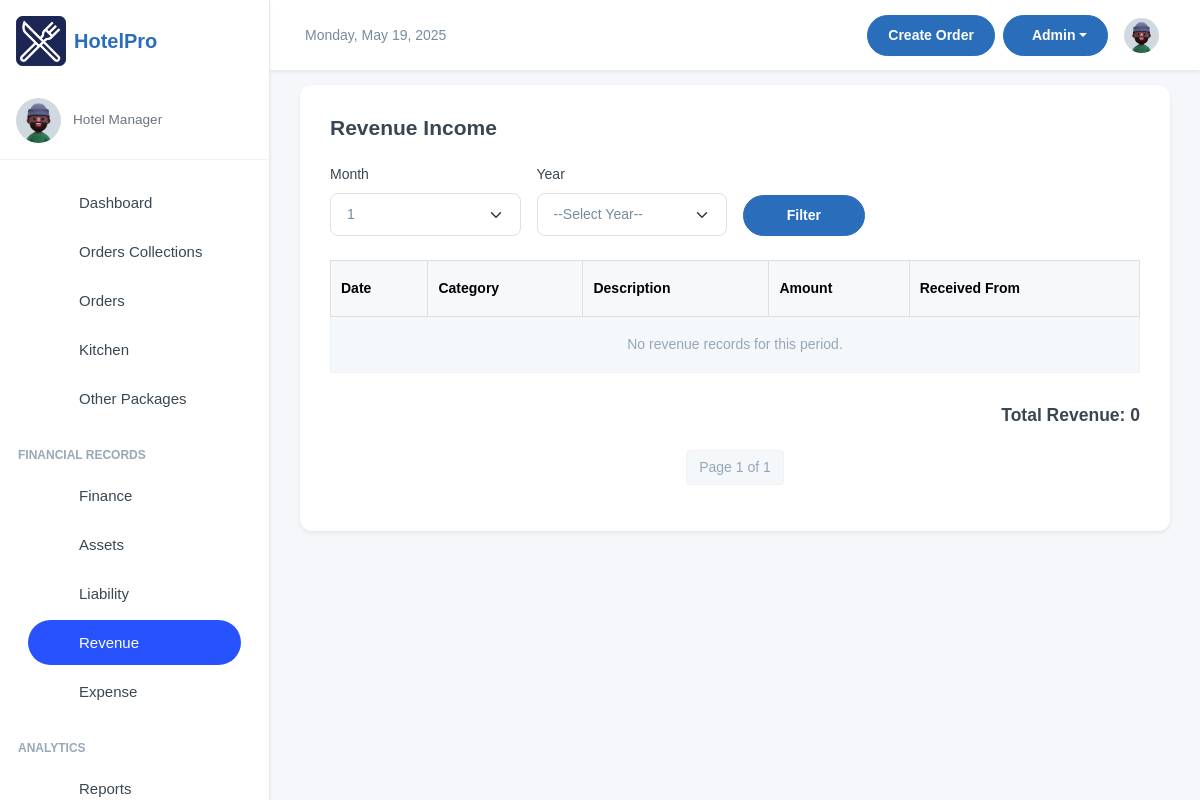
Before: /finance/all-revenue/ (signed in) with the older database file.
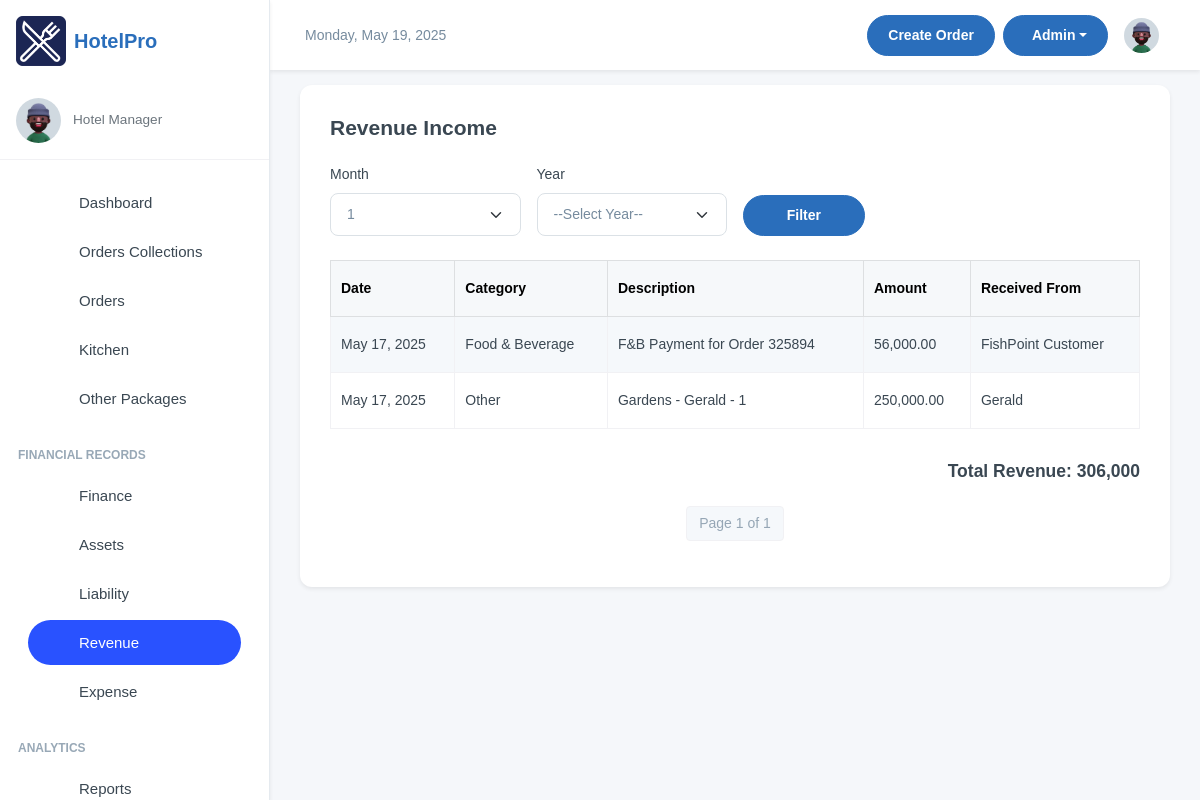
After: the same page with the newer database file.
### finance/models.py (models this page shows, shortened)
class Revenue(models.Model):
    REVENUE_CHOICES = [
        ('rooms', 'Rooms'),
        ('fnb', 'Food & Beverage'),
        ('party', 'Party'),
        ('other', 'Other')
    ]
    description = models.CharField(max_length=255)
    amount = models.DecimalField(max_digits=12, decimal_places=2)
    date = models.DateField()
    category = models.CharField(max_length=100, blank=True, null=True, choices=REVENUE_CHOICES)
    attachment = models.FileField(upload_to='attachments/%Y/%m/%d/', blank=True, null=True)
    is_active = models.BooleanField(default=True)
    received_from = models.CharField(max_length=30, default="staff")
    created_by = models.ForeignKey(settings.AUTH_USER_MODEL, on_delete=models.SET_NULL,
                                   null=True, blank=True, related_name='+')
    updated_by = models.ForeignKey(settings.AUTH_USER_MODEL, on_delete=models.SET_NULL,
                                   null=True, blank=True, related_name='+')

### finance/views.py (the view)
# urls.py: path('all-revenue/', views.revenue, name='revenue'),
@login_required(login_url='/user/login/')
def revenue(request):
    selected_month = request.GET.get('month')
    selected_year = request.GET.get('year')
    revenue_list = Revenue.objects.filter(is_active=True).order_by('-date')
    if selected_month and selected_year:
        revenue_list = revenue_list.filter(
            date__year=selected_year,
            date__month=selected_month
        )
    total_revenue = revenue_list.aggregate(total=Sum('amount'))['total'] or 0
    paginator = Paginator(revenue_list, 10)
    page_number = request.GET.get('page')
    revenue_page = paginator.get_page(page_number)
    context = {
        "revenue_list": revenue_page,
        "total_revenue": total_revenue,
        "selected_month": selected_month,
        "selected_year": selected_year,
    }
    return render(request, "revenue.html", context)

### finance/templatetags/custom_filters.py (called while the page is built)
@register.filter
def to(value, arg):
    return range(int(value), int(arg) + 1)

@register.filter
def get_range(start, end):
    return range(start, end)

### finance/templates/revenue.html (shortened to what this page needs)
{% extends 'base.html' %}
{% load humanize %}
{% load custom_filters %}
{% block content %}
<div class="card shadow-sm">
    <div class="card-body">
        <div class="d-flex justify-content-between align-items-center mb-4">
            <h4 class="fw-semibold mb-0">Revenue Income</h4>
        </div>
        <form method="get" class="row g-3 align-items-end mb-4">
            <div class="col-md-3">
                <label for="month" class="form-label">Month</label>
                <select name="month" id="month" class="form-select">
                    {% for m in 1|to:12 %}
                        <option value="{{ m }}" {% if m|stringformat:"s" == selected_month %}selected{% endif %}>{{ m }}</option>
                    {% endfor %}
                </select>
            </div>
            <div class="col-md-3">
                <label for="year" class="form-label">Year</label>
                <select name="year" id="year" class="form-select">
                    <option value="">--Select Year--</option>
                </select>
            </div>
            <div class="col-md-2">
                <button type="submit" class="btn btn-primary w-100">Filter</button>
            </div>
        </form>
        <div class="table-responsive">
            <table class="table table-striped table-bordered">
                <thead class="table-light">
                    <tr>
                        <th>Date</th>
                        <th>Category</th>
                        <th>Description</th>
                        <th>Amount</th>
                        <th>Received From</th>
                    </tr>
                </thead>
                <tbody>
                    {% for revenue in revenue_list %}
                    <tr>
                        <td>{{ revenue.date }}</td>
                        <td>{{ revenue.get_category_display }}</td>
                        <td>{{ revenue.description }}</td>
                        <td>{{ revenue.amount|intcomma }}</td>
                        <td>{{ revenue.received_from }}</td>
                    </tr>
                    {% empty %}
                    <tr>
                        <td colspan="5" class="text-center text-muted">No revenue records for this period.</td>
                    </tr>
                    {% endfor %}
                </tbody>
            </table>
        </div>
        <div class="mt-3">
            <h5 class="text-end"><strong>Total Revenue:</strong> {{ total_revenue|intcomma }}</h5>
        </div>
        <nav aria-label="Page navigation" class="mt-4">
            <ul class="pagination justify-content-center">
                <li class="page-item disabled">
                    <span class="page-link">Page {{ revenue_list.number }} of {{ revenue_list.paginator.num_pages }}</span>
                </li>
            </ul>
        </nav>
    </div>
</div>
{% endblock content %}

Changed rows visible on the page:
added Revenue: date "May 17, 2025", category "Food & Beverage", description "F&B Payment for Order 325894", amount "56,000.00", received_from "FishPoint Customer"
added Revenue: date "May 17, 2025", category "Other", description "Gardens - Gerald - 1", amount "250,000.00", received_from "Gerald"
Other visible differences:
{{ total_revenue|intcomma }}: "0" → "306,000"
text no longer shown: "No revenue records for this period."
